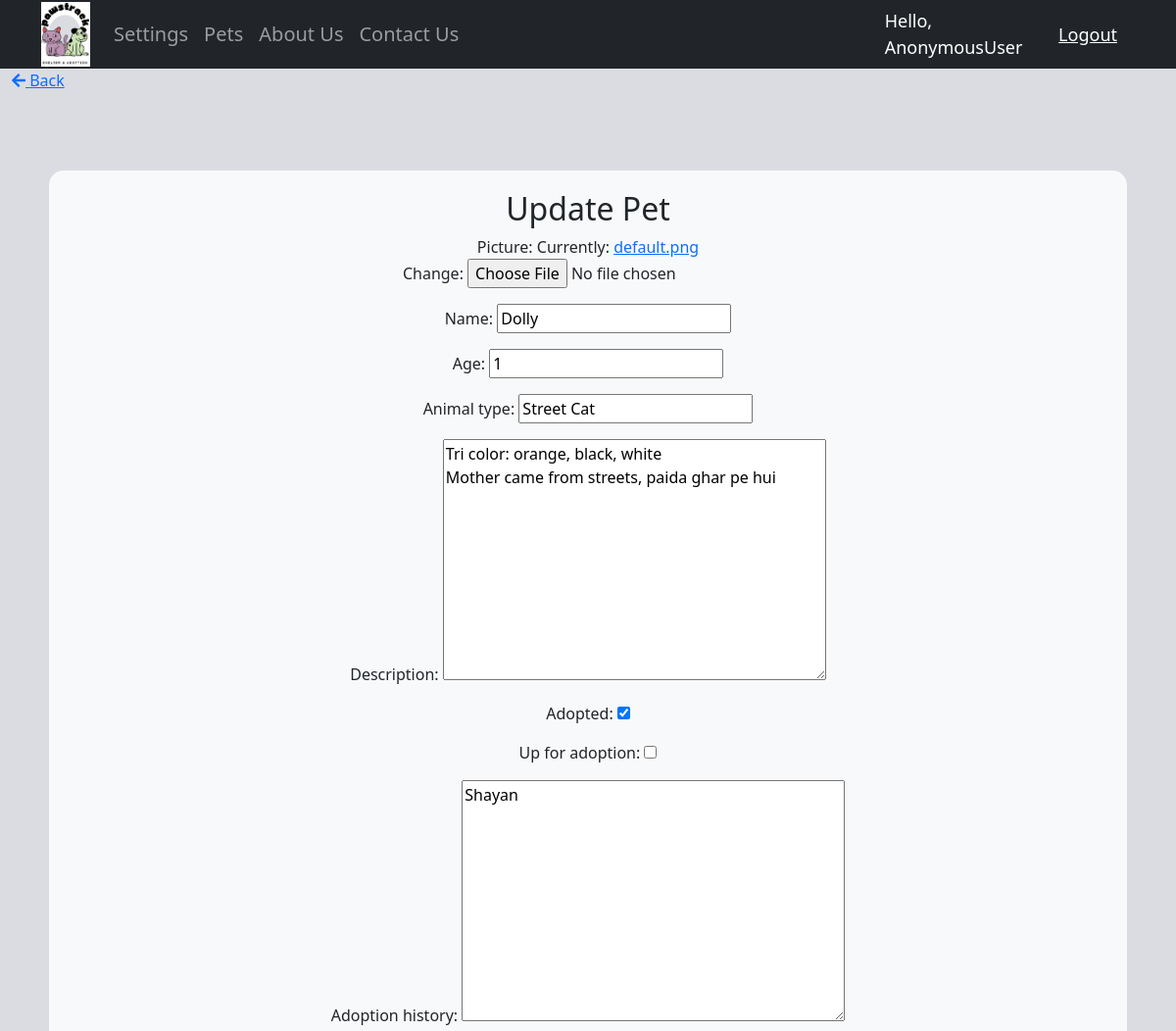
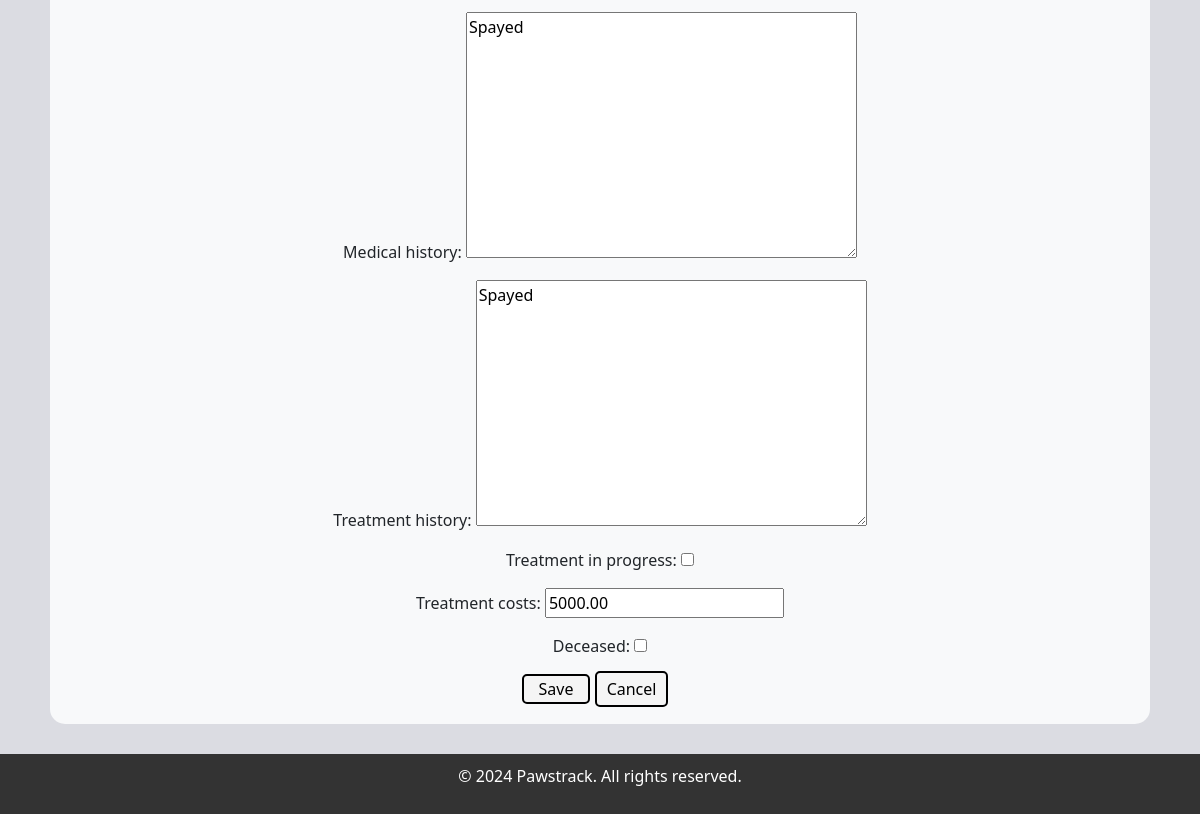
Page /pets/3/update/ on the committed database (2 pictures, top to bottom).
### accounts/models.py (models this page shows, shortened)
class Pet(models.Model):
	picture = models.ImageField(upload_to='pets/', default='default.png')
	name = models.CharField(max_length=200)
	age = models.IntegerField()
	animal_type = models.CharField(max_length=200)
	description = models.TextField()
	adopted = models.BooleanField(default=False)
	up_for_adoption = models.BooleanField(default=False)
	adoption_history = models.TextField(default='Never Adopted')
	medical_history = models.TextField(default='No Medical History')
	treatment_history = models.TextField(default='No Treatment History')
	treatment_in_progress = models.BooleanField(default=False)
	treatment_costs = models.DecimalField(max_digits=6, decimal_places=2, default=0.00)
	deceased = models.BooleanField(default=False)
	date_created = models.DateTimeField(auto_now_add=True, null=True)

### accounts/views.py (the view, shortened to what this page needs)
# urls.py: path('pets/<int:pk>/update/', PetUpdateView.as_view(), name='pet_update'),
class PetUpdateView(UpdateView):
	model = Pet
	fields = '__all__'

### accounts/templates/accounts/pet_form.html (shortened to what this page needs)
{% extends 'accounts/main.html' %}
{% load static %}
{% block content %}
<div class="back-button">
    <a href="{% url 'pet_list' %}"><i class="fas fa-arrow-left"></i> Back</a>
</div>
<div class="container">
    <div class="section-container">
        <h2>{% if form.instance.pk %}Update {% else %}Add {% endif %}Pet</h2>
        <form method="post" enctype="multipart/form-data">
            {{ form.as_p }}
            <button type="submit" class="submit_button">Save</button>
            <a class="cancel_button" href="{% url 'pet_list' %}">Cancel</a>
        </form>
    </div>
</div>
{% endblock %}

### static/css/main.css (style rules this page uses)
body { background-color: #dbdce2; }

### accounts/templates/accounts/pet_form.html (style rules this page uses)
.container { display: flex; justify-content: center; margin: 0 auto; width: 100%; padding: 20px; margin-top: 60px; margin-bottom: 10px; }
.section-container { width: 100%; padding: 20px; background-color: #f8f9fa; border-radius: 15px; text-align: center; }
.cancel_button { color: black; text-decoration: none; background-color: whitesmoke; padding: 5px 10px; border: 2px solid black; border-radius: 5px; margin-right: 10px; }
.submit_button { border-radius: 5px; background-color: whitesmoke; padding: 1px 15px; border: 2px solid black; }

### rows in the picture
Pet: name "Dolly", age "1", animal_type "Street Cat", description "Tri color: orange, black, white Mother came from streets, paida ghar pe hui", adopted "☑", adoption_history "Shayan", medical_history "Spayed", treatment_history "Spayed", treatment_costs "5000.00"

### other values in the picture
{{ request.user }} "AnonymousUser"
